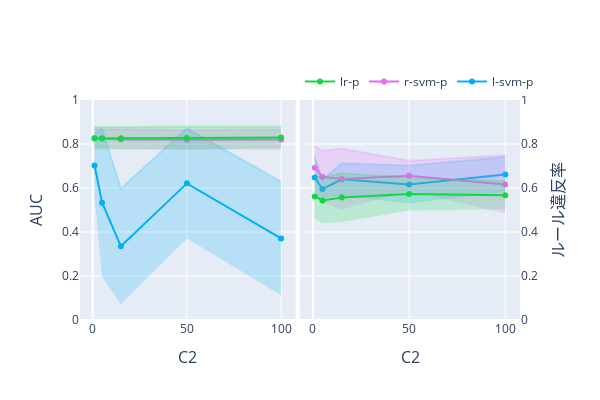

The notebook cell this image was saved under:
### Code cell
import plotly.graph_objects as go
from plotly.subplots import make_subplots


# グラフのデータを準備
index = ['l-svm-p', 'r-svm-p', 'lr-p']
colors_mean = ['rgba(0,176,246,1)', 'rgba(231,107,243,1)', 'rgba(21,213,69,1)']  # indexに対応する色
colors_std  = ['rgba(0,176,246,0.2)', 'rgba(231,107,243,0.2)', 'rgba(21,213,69,0.2)']  # indexに対応する色


# グラフ1: AUCのデータ
col_auc = 'auc'
tmp_mean_auc = pd.DataFrame([
    {info: df.loc['linear svm (L)', col_auc] for info, df in zip(infos, dfs_mean)},
    {info: df.loc['non-linear svm (L)', col_auc] for info, df in zip(infos, dfs_mean)},
    {info: df.loc['logistic regression (L)', col_auc] for info, df in zip(infos, dfs_mean)}
], index=index)
tmp_std_auc = pd.DataFrame([
    {info: df.loc['linear svm (L)', col_auc] for info, df in zip(infos, dfs_std)},
    {info: df.loc['non-linear svm (L)', col_auc] for info, df in zip(infos, dfs_std)},
    {info: df.loc['logistic regression (L)', col_auc] for info, df in zip(infos, dfs_std)}
], index=index)

# グラフ2: ルール違反率のデータ
col_vr = 'violation_rate'
tmp_mean_vr = pd.DataFrame([
    {info: df.loc['linear svm (L)', col_vr] for info, df in zip(infos, dfs_mean)},
    {info: df.loc['non-linear svm (L)', col_vr] for info, df in zip(infos, dfs_mean)},
    {info: df.loc['logistic regression (L)', col_vr] for info, df in zip(infos, dfs_mean)}
], index=index)
tmp_std_vr = pd.DataFrame([
    {info: df.loc['linear svm (L)', col_vr] for info, df in zip(infos, dfs_std)},
    {info: df.loc['non-linear svm (L)', col_vr] for info, df in zip(infos, dfs_std)},
    {info: df.loc['logistic regression (L)', col_vr] for info, df in zip(infos, dfs_std)}
], index=index)


# サブプロットの作成
# fig = make_subplots(rows=1, cols=2, subplot_titles=('AUC', 'ルール違反率'))
fig = make_subplots(rows=1, cols=2)

# グラフ1: AUC
for i in range(len(tmp_mean_auc)):
    fig.add_trace(
        go.Scatter(
            x=tmp_mean_auc.columns,
            y=tmp_mean_auc.iloc[i, :],
            mode='lines+markers',
            name=tmp_mean_auc.index[i],
            line=dict(color=colors_mean[i]),  # ラインの色を設定
            marker=dict(color=colors_mean[i])  # マーカーの色を設定
        ),
        row=1, col=1
    )
    fig.add_trace(
        go.Scatter(
            x=tmp_mean_auc.columns,
            y=tmp_mean_auc.iloc[i, :] + tmp_std_auc.iloc[i, :],
            mode='lines',
            line=dict(color=colors_std[i]),  # ラインの色を設定
            showlegend=False
        ),
        row=1, col=1
    )
    fig.add_trace(
        go.Scatter(
            x=tmp_mean_auc.columns,
            y=tmp_mean_auc.iloc[i, :] - tmp_std_auc.iloc[i, :],
            mode='lines',
            fill='tonexty',
            fillcolor=colors_std[i],
            line=dict(color='rgba(255,255,255,0)'),
            showlegend=False
        ),
        row=1, col=1
    )

# グラフ2: ルール違反率
for i in range(len(tmp_mean_vr)):
    fig.add_trace(
        go.Scatter(
            x=tmp_mean_vr.columns,
            y=tmp_mean_vr.iloc[i, :],
            mode='lines+markers',
            name=tmp_mean_vr.index[i],
            line=dict(color=colors_mean[i]),  # ラインの色を設定
            marker=dict(color=colors_mean[i]),  # マーカーの色を設定
            showlegend=False
        ),
        row=1, col=2
    )
    fig.add_trace(
        go.Scatter(
            x=tmp_mean_vr.columns,
            y=tmp_mean_vr.iloc[i, :] + tmp_std_vr.iloc[i, :],
            mode='lines',
            line=dict(color=colors_std[i]),  # ラインの色を設定
            showlegend=False
        ),
        row=1, col=2
    )
    fig.add_trace(
        go.Scatter(
            x=tmp_mean_vr.columns,
            y=tmp_mean_vr.iloc[i, :] - tmp_std_vr.iloc[i, :],
            mode='lines',
            fill='tonexty',
            fillcolor=colors_std[i],
            line=dict(color='rgba(255,255,255,0)'),
            showlegend=False
        ),
        row=1, col=2
    )

# x軸の設定
fig.update_xaxes(title_text='C2', row=1, col=1)
fig.update_xaxes(title_text='C2', row=1, col=2)

# レイアウトの設定
fig.update_layout(
    height=400,
    width=600,
    xaxis=dict(
        domain=[0, 0.49],  # 左側のsubplotの幅を調整
        title_font=dict(size=16)
    ),
    xaxis2=dict(
        domain=[0.5, 1],  # 右側のsubplotの幅を調整
        title_font=dict(size=16)
    ),
    legend=dict(
        x=0.5,
        y=1.15,
        orientation='h'  # 水平配置
    ),
)

# y軸の設定
fig.update_yaxes(title_text='AUC', range=[0, 1], row=1, col=1, side='left', title_font=dict(size=16))  # col=1のグラフのy軸を左側に配置
fig.update_yaxes(title_text='ルール違反率', range=[0, 1], row=1, col=2, side='right', title_font=dict(size=16))  # col=2のグラフのy軸を右側に配置

# グラフの表示
fig.show()

### Figure 1 — Plotly figure (JSON) as saved in the notebook; plotly's stock layout.template omitted (floating-point values rounded to 4 significant figures)
{"data": [{"line": {"color": "rgba(0,176,246,1)"}, "marker": {"color": "rgba(0,176,246,1)"}, "mode": "lines+markers", "name": "l-svm-p", "type": "scatter", "x": [1, 5, 15, 50, 100], "xaxis": "x", "y": [0.7021, 0.533, 0.335, 0.6211, 0.3707], "yaxis": "y"}, {"line": {"color": "rgba(0,176,246,0.2)"}, "mode": "lines", "showlegend": false, "type": "scatter", "x": [1, 5, 15, 50, 100], "xaxis": "x", "y": [0.8511, 0.8683, 0.5979, 0.8715, 0.6286], "yaxis": "y"}, {"fill": "tonexty", "fillcolor": "rgba(0,176,246,0.2)", "line": {"color": "rgba(255,255,255,0)"}, "mode": "lines", "showlegend": false, "type": "scatter", "x": [1, 5, 15, 50, 100], "xaxis": "x", "y": [0.5532, 0.1977, 0.07212, 0.3706, 0.1128], "yaxis": "y"}, {"line": {"color": "rgba(231,107,243,1)"}, "marker": {"color": "rgba(231,107,243,1)"}, "mode": "lines+markers", "name": "r-svm-p", "type": "scatter", "x": [1, 5, 15, 50, 100], "xaxis": "x", "y": [0.8276, 0.8244, 0.8208, 0.8189, 0.8201], "yaxis": "y"}, {"line": {"color": "rgba(231,107,243,0.2)"}, "mode": "lines", "showlegend": false, "type": "scatter", "x": [1, 5, 15, 50, 100], "xaxis": "x", "y": [0.8691, 0.8671, 0.8671, 0.8624, 0.8659], "yaxis": "y"}, {"fill": "tonexty", "fillcolor": "rgba(231,107,243,0.2)", "line": {"color": "rgba(255,255,255,0)"}, "mode": "lines", "showlegend": false, "type": "scatter", "x": [1, 5, 15, 50, 100], "xaxis": "x", "y": [0.7861, 0.7818, 0.7746, 0.7753, 0.7743], "yaxis": "y"}, {"line": {"color": "rgba(21,213,69,1)"}, "marker": {"color": "rgba(21,213,69,1)"}, "mode": "lines+markers", "name": "lr-p", "type": "scatter", "x": [1, 5, 15, 50, 100], "xaxis": "x", "y": [0.8249, 0.826, 0.8266, 0.8274, 0.8292], "yaxis": "y"}, {"line": {"color": "rgba(21,213,69,0.2)"}, "mode": "lines", "showlegend": false, "type": "scatter", "x": [1, 5, 15, 50, 100], "xaxis": "x", "y": [0.8763, 0.8778, 0.8774, 0.8795, 0.878], "yaxis": "y"}, {"fill": "tonexty", "fillcolor": "rgba(21,213,69,0.2)", "line": {"color": "rgba(255,255,255,0)"}, "mode": "lines", "showlegend": false, "type": "scatter", "x": [1, 5, 15, 50, 100], "xaxis": "x", "y": [0.7734, 0.7742, 0.7759, 0.7754, 0.7805], "yaxis": "y"}, {"line": {"color": "rgba(0,176,246,1)"}, "marker": {"color": "rgba(0,176,246,1)"}, "mode": "lines+markers", "name": "l-svm-p", "showlegend": false, "type": "scatter", "x": [1, 5, 15, 50, 100], "xaxis": "x2", "y": [0.6482, 0.5954, 0.6393, 0.6156, 0.6615], "yaxis": "y2"}, {"line": {"color": "rgba(0,176,246,0.2)"}, "mode": "lines", "showlegend": false, "type": "scatter", "x": [1, 5, 15, 50, 100], "xaxis": "x2", "y": [0.7423, 0.6369, 0.7125, 0.7023, 0.7406], "yaxis": "y2"}, {"fill": "tonexty", "fillcolor": "rgba(0,176,246,0.2)", "line": {"color": "rgba(255,255,255,0)"}, "mode": "lines", "showlegend": false, "type": "scatter", "x": [1, 5, 15, 50, 100], "xaxis": "x2", "y": [0.5541, 0.5538, 0.566, 0.529, 0.5823], "yaxis": "y2"}, {"line": {"color": "rgba(231,107,243,1)"}, "marker": {"color": "rgba(231,107,243,1)"}, "mode": "lines+markers", "name": "r-svm-p", "showlegend": false, "type": "scatter", "x": [1, 5, 15, 50, 100], "xaxis": "x2", "y": [0.6924, 0.6505, 0.6412, 0.6559, 0.6161], "yaxis": "y2"}, {"line": {"color": "rgba(231,107,243,0.2)"}, "mode": "lines", "showlegend": false, "type": "scatter", "x": [1, 5, 15, 50, 100], "xaxis": "x2", "y": [0.7907, 0.7678, 0.7795, 0.7236, 0.7484], "yaxis": "y2"}, {"fill": "tonexty", "fillcolor": "rgba(231,107,243,0.2)", "line": {"color": "rgba(255,255,255,0)"}, "mode": "lines", "showlegend": false, "type": "scatter", "x": [1, 5, 15, 50, 100], "xaxis": "x2", "y": [0.5941, 0.5332, 0.5028, 0.5881, 0.4839], "yaxis": "y2"}, {"line": {"color": "rgba(21,213,69,1)"}, "marker": {"color": "rgba(21,213,69,1)"}, "mode": "lines+markers", "name": "lr-p", "showlegend": false, "type": "scatter", "x": [1, 5, 15, 50, 100], "xaxis": "x2", "y": [0.5619, 0.5437, 0.5564, 0.5727, 0.5669], "yaxis": "y2"}, {"line": {"color": "rgba(21,213,69,0.2)"}, "mode": "lines", "showlegend": false, "type": "scatter", "x": [1, 5, 15, 50, 100], "xaxis": "x2", "y": [0.6635, 0.6479, 0.667, 0.6475, 0.6317], "yaxis": "y2"}, {"fill": "tonexty", "fillcolor": "rgba(21,213,69,0.2)", "line": {"color": "rgba(255,255,255,0)"}, "mode": "lines", "showlegend": false, "type": "scatter", "x": [1, 5, 15, 50, 100], "xaxis": "x2", "y": [0.4602, 0.4395, 0.4459, 0.4978, 0.502], "yaxis": "y2"}], "layout": {"height": 400, "legend": {"orientation": "h", "x": 0.5, "y": 1.15}, "width": 600, "xaxis": {"anchor": "y", "domain": [0, 0.49], "title": {"font": {"size": 16}, "text": "C2"}}, "xaxis2": {"anchor": "y2", "domain": [0.5, 1], "title": {"font": {"size": 16}, "text": "C2"}}, "yaxis": {"anchor": "x", "domain": [0, 1], "range": [0, 1], "side": "left", "title": {"font": {"size": 16}, "text": "AUC"}}, "yaxis2": {"anchor": "x2", "domain": [0, 1], "range": [0, 1], "side": "right", "title": {"font": {"size": 16}, "text": "ルール違反率"}}}}
